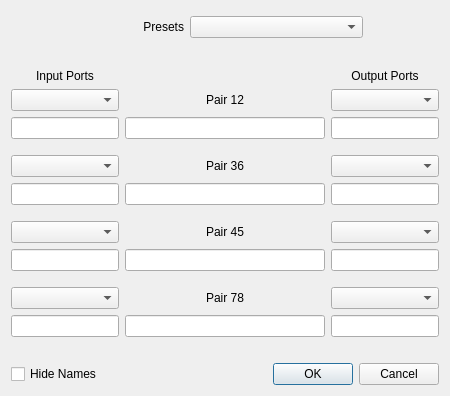
<?xml version="1.0" encoding="UTF-8"?>
<ui version="4.0">
 <class>form</class>
 <widget class="QWidget" name="form">
  <property name="geometry">
   <rect>
    <x>0</x>
    <y>0</y>
    <width>400</width>
    <height>400</height>
   </rect>
  </property>
  <property name="sizePolicy">
   <sizepolicy hsizetype="Fixed" vsizetype="Fixed">
    <horstretch>0</horstretch>
    <verstretch>0</verstretch>
   </sizepolicy>
  </property>
  <property name="minimumSize">
   <size>
    <width>400</width>
    <height>400</height>
   </size>
  </property>
  <property name="maximumSize">
   <size>
    <width>400</width>
    <height>400</height>
   </size>
  </property>
  <property name="baseSize">
   <size>
    <width>400</width>
    <height>400</height>
   </size>
  </property>
  <property name="windowTitle">
   <string>Form</string>
  </property>
  <layout class="QVBoxLayout" name="verticalLayout">
   <property name="sizeConstraint">
    <enum>QLayout::SetFixedSize</enum>
   </property>
   <item>
    <layout class="QHBoxLayout" name="presetHorizontalLayout">
     <item>
      <widget class="QLabel" name="presetsLabel">
       <property name="text">
        <string>Presets</string>
       </property>
       <property name="alignment">
        <set>Qt::AlignRight|Qt::AlignTrailing|Qt::AlignVCenter</set>
       </property>
      </widget>
     </item>
     <item>
      <widget class="QComboBox" name="presetComboBox"/>
     </item>
     <item>
      <widget class="QPushButton" name="presetAddPushButton">
       <property name="sizePolicy">
        <sizepolicy hsizetype="Fixed" vsizetype="Fixed">
         <horstretch>0</horstretch>
         <verstretch>0</verstretch>
        </sizepolicy>
       </property>
       <property name="minimumSize">
        <size>
         <width>32</width>
         <height>32</height>
        </size>
       </property>
       <property name="maximumSize">
        <size>
         <width>32</width>
         <height>32</height>
        </size>
       </property>
       <property name="text">
        <string/>
       </property>
       <property name="icon">
        <iconset resource="../icons/icons.qrc">
         <normaloff>:/icons/plus-circle.svg</normaloff>:/icons/plus-circle.svg</iconset>
       </property>
       <property name="flat">
        <bool>true</bool>
       </property>
      </widget>
     </item>
     <item>
      <widget class="QPushButton" name="presetRemovePushButton">
       <property name="sizePolicy">
        <sizepolicy hsizetype="Fixed" vsizetype="Fixed">
         <horstretch>0</horstretch>
         <verstretch>0</verstretch>
        </sizepolicy>
       </property>
       <property name="minimumSize">
        <size>
         <width>32</width>
         <height>32</height>
        </size>
       </property>
       <property name="maximumSize">
        <size>
         <width>32</width>
         <height>32</height>
        </size>
       </property>
       <property name="baseSize">
        <size>
         <width>0</width>
         <height>0</height>
        </size>
       </property>
       <property name="text">
        <string/>
       </property>
       <property name="icon">
        <iconset resource="../icons/icons.qrc">
         <normaloff>:/icons/minus-circle.svg</normaloff>:/icons/minus-circle.svg</iconset>
       </property>
       <property name="flat">
        <bool>true</bool>
       </property>
      </widget>
     </item>
    </layout>
   </item>
   <item>
    <spacer name="verticalSpacer5">
     <property name="orientation">
      <enum>Qt::Vertical</enum>
     </property>
     <property name="sizeType">
      <enum>QSizePolicy::Fixed</enum>
     </property>
     <property name="sizeHint" stdset="0">
      <size>
       <width>20</width>
       <height>20</height>
      </size>
     </property>
    </spacer>
   </item>
   <item>
    <layout class="QGridLayout" name="gridLayout" columnminimumwidth="0,200,0">
     <item row="3" column="1">
      <layout class="QVBoxLayout" name="pair36VerticalLayout">
       <item>
        <widget class="QLabel" name="pair36Label">
         <property name="text">
          <string>Pair 36</string>
         </property>
         <property name="alignment">
          <set>Qt::AlignCenter</set>
         </property>
        </widget>
       </item>
       <item>
        <widget class="QLineEdit" name="pair36NameEdit">
         <property name="alignment">
          <set>Qt::AlignCenter</set>
         </property>
        </widget>
       </item>
      </layout>
     </item>
     <item row="0" column="0">
      <widget class="QLabel" name="inputPortsLabel">
       <property name="text">
        <string>Input Ports</string>
       </property>
       <property name="alignment">
        <set>Qt::AlignCenter</set>
       </property>
      </widget>
     </item>
     <item row="0" column="2">
      <widget class="QLabel" name="outputPortsLabel">
       <property name="text">
        <string>Output Ports</string>
       </property>
       <property name="alignment">
        <set>Qt::AlignCenter</set>
       </property>
      </widget>
     </item>
     <item row="1" column="1">
      <layout class="QVBoxLayout" name="pair12VerticalLayout">
       <item>
        <widget class="QLabel" name="pair12Label">
         <property name="text">
          <string>Pair 12</string>
         </property>
         <property name="alignment">
          <set>Qt::AlignCenter</set>
         </property>
        </widget>
       </item>
       <item>
        <widget class="QLineEdit" name="pair12NameEdit">
         <property name="alignment">
          <set>Qt::AlignCenter</set>
         </property>
        </widget>
       </item>
      </layout>
     </item>
     <item row="7" column="1">
      <layout class="QVBoxLayout" name="pair78VerticalLayout">
       <item>
        <widget class="QLabel" name="pair78Label">
         <property name="text">
          <string>Pair 78</string>
         </property>
         <property name="alignment">
          <set>Qt::AlignCenter</set>
         </property>
        </widget>
       </item>
       <item>
        <widget class="QLineEdit" name="pair78NameEdit">
         <property name="alignment">
          <set>Qt::AlignCenter</set>
         </property>
        </widget>
       </item>
      </layout>
     </item>
     <item row="5" column="1">
      <layout class="QVBoxLayout" name="pair45VerticalLayout">
       <item>
        <widget class="QLabel" name="pair45Label">
         <property name="text">
          <string>Pair 45</string>
         </property>
         <property name="alignment">
          <set>Qt::AlignCenter</set>
         </property>
        </widget>
       </item>
       <item>
        <widget class="QLineEdit" name="pair45NameEdit">
         <property name="alignment">
          <set>Qt::AlignCenter</set>
         </property>
        </widget>
       </item>
      </layout>
     </item>
     <item row="1" column="0">
      <layout class="QVBoxLayout" name="inputPort1VerticalLayout">
       <item>
        <widget class="QComboBox" name="inputPort1ComboBox">
         <property name="sizePolicy">
          <sizepolicy hsizetype="Expanding" vsizetype="Fixed">
           <horstretch>0</horstretch>
           <verstretch>0</verstretch>
          </sizepolicy>
         </property>
        </widget>
       </item>
       <item>
        <widget class="QLineEdit" name="inputPort1LineEdit">
         <property name="alignment">
          <set>Qt::AlignCenter</set>
         </property>
        </widget>
       </item>
      </layout>
     </item>
     <item row="3" column="0">
      <layout class="QVBoxLayout" name="inputPort2VerticalLayout">
       <item>
        <widget class="QComboBox" name="inputPort2ComboBox">
         <property name="sizePolicy">
          <sizepolicy hsizetype="Expanding" vsizetype="Fixed">
           <horstretch>0</horstretch>
           <verstretch>0</verstretch>
          </sizepolicy>
         </property>
        </widget>
       </item>
       <item>
        <widget class="QLineEdit" name="inputPort2LineEdit">
         <property name="alignment">
          <set>Qt::AlignCenter</set>
         </property>
        </widget>
       </item>
      </layout>
     </item>
     <item row="5" column="0">
      <layout class="QVBoxLayout" name="inputPort3VerticalLayout">
       <item>
        <widget class="QComboBox" name="inputPort3ComboBox">
         <property name="sizePolicy">
          <sizepolicy hsizetype="Expanding" vsizetype="Fixed">
           <horstretch>0</horstretch>
           <verstretch>0</verstretch>
          </sizepolicy>
         </property>
        </widget>
       </item>
       <item>
        <widget class="QLineEdit" name="inputPort3LineEdit">
         <property name="alignment">
          <set>Qt::AlignCenter</set>
         </property>
        </widget>
       </item>
      </layout>
     </item>
     <item row="7" column="0">
      <layout class="QVBoxLayout" name="inputPort4VerticalLayout">
       <item>
        <widget class="QComboBox" name="inputPort4ComboBox">
         <property name="sizePolicy">
          <sizepolicy hsizetype="Expanding" vsizetype="Fixed">
           <horstretch>0</horstretch>
           <verstretch>0</verstretch>
          </sizepolicy>
         </property>
        </widget>
       </item>
       <item>
        <widget class="QLineEdit" name="inputPort4LineEdit">
         <property name="alignment">
          <set>Qt::AlignCenter</set>
         </property>
        </widget>
       </item>
      </layout>
     </item>
     <item row="1" column="2">
      <layout class="QVBoxLayout" name="outputPort1VerticalLayout">
       <item>
        <widget class="QComboBox" name="outputPort1ComboBox">
         <property name="sizePolicy">
          <sizepolicy hsizetype="Expanding" vsizetype="Fixed">
           <horstretch>0</horstretch>
           <verstretch>0</verstretch>
          </sizepolicy>
         </property>
        </widget>
       </item>
       <item>
        <widget class="QLineEdit" name="outputPort1LineEdit">
         <property name="alignment">
          <set>Qt::AlignCenter</set>
         </property>
        </widget>
       </item>
      </layout>
     </item>
     <item row="3" column="2">
      <layout class="QVBoxLayout" name="outputPort2VerticalLayout">
       <item>
        <widget class="QComboBox" name="outputPort2ComboBox">
         <property name="sizePolicy">
          <sizepolicy hsizetype="Expanding" vsizetype="Fixed">
           <horstretch>0</horstretch>
           <verstretch>0</verstretch>
          </sizepolicy>
         </property>
        </widget>
       </item>
       <item>
        <widget class="QLineEdit" name="outputPort2LineEdit">
         <property name="alignment">
          <set>Qt::AlignCenter</set>
         </property>
        </widget>
       </item>
      </layout>
     </item>
     <item row="5" column="2">
      <layout class="QVBoxLayout" name="outputPort3VerticalLayout">
       <item>
        <widget class="QComboBox" name="outputPort3ComboBox">
         <property name="sizePolicy">
          <sizepolicy hsizetype="Expanding" vsizetype="Fixed">
           <horstretch>0</horstretch>
           <verstretch>0</verstretch>
          </sizepolicy>
         </property>
        </widget>
       </item>
       <item>
        <widget class="QLineEdit" name="outputPort3LineEdit">
         <property name="alignment">
          <set>Qt::AlignCenter</set>
         </property>
        </widget>
       </item>
      </layout>
     </item>
     <item row="7" column="2">
      <layout class="QVBoxLayout" name="outputPort4VerticalLayout">
       <item>
        <widget class="QComboBox" name="outputPort4ComboBox">
         <property name="sizePolicy">
          <sizepolicy hsizetype="Expanding" vsizetype="Fixed">
           <horstretch>0</horstretch>
           <verstretch>0</verstretch>
          </sizepolicy>
         </property>
        </widget>
       </item>
       <item>
        <widget class="QLineEdit" name="outputPort4LineEdit">
         <property name="alignment">
          <set>Qt::AlignCenter</set>
         </property>
        </widget>
       </item>
      </layout>
     </item>
     <item row="2" column="1">
      <spacer name="verticalSpacer1">
       <property name="orientation">
        <enum>Qt::Vertical</enum>
       </property>
       <property name="sizeType">
        <enum>QSizePolicy::Fixed</enum>
       </property>
       <property name="sizeHint" stdset="0">
        <size>
         <width>20</width>
         <height>10</height>
        </size>
       </property>
      </spacer>
     </item>
     <item row="4" column="1">
      <spacer name="verticalSpacer2">
       <property name="orientation">
        <enum>Qt::Vertical</enum>
       </property>
       <property name="sizeType">
        <enum>QSizePolicy::Fixed</enum>
       </property>
       <property name="sizeHint" stdset="0">
        <size>
         <width>20</width>
         <height>10</height>
        </size>
       </property>
      </spacer>
     </item>
     <item row="6" column="1">
      <spacer name="verticalSpacer3">
       <property name="orientation">
        <enum>Qt::Vertical</enum>
       </property>
       <property name="sizeType">
        <enum>QSizePolicy::Fixed</enum>
       </property>
       <property name="sizeHint" stdset="0">
        <size>
         <width>20</width>
         <height>10</height>
        </size>
       </property>
      </spacer>
     </item>
    </layout>
   </item>
   <item>
    <spacer name="verticalSpacer4">
     <property name="orientation">
      <enum>Qt::Vertical</enum>
     </property>
     <property name="sizeType">
      <enum>QSizePolicy::Fixed</enum>
     </property>
     <property name="sizeHint" stdset="0">
      <size>
       <width>20</width>
       <height>20</height>
      </size>
     </property>
    </spacer>
   </item>
   <item>
    <layout class="QHBoxLayout" name="bottomHorizontalLayout">
     <item>
      <widget class="QCheckBox" name="hideNamesCheckBox">
       <property name="text">
        <string>Hide Names</string>
       </property>
      </widget>
     </item>
     <item>
      <widget class="QDialogButtonBox" name="buttonBox">
       <property name="standardButtons">
        <set>QDialogButtonBox::Cancel|QDialogButtonBox::Ok</set>
       </property>
      </widget>
     </item>
    </layout>
   </item>
  </layout>
 </widget>
 <resources>
  <include location="../icons/icons.qrc"/>
 </resources>
 <connections/>
</ui>
